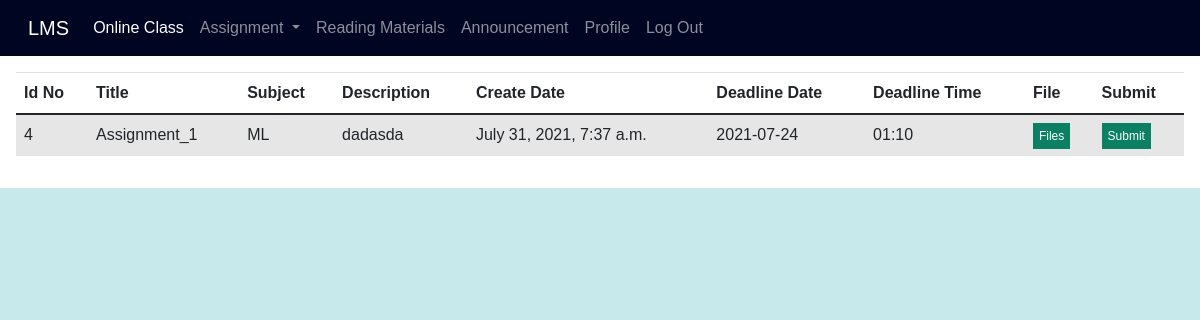
The app's page /student_view_assignment/ (signed in) with its own data.
### lms_app/models.py (models this page shows)
class Create_assignment(models.Model):
    id = models.AutoField(primary_key=True)
    admin_id = models.IntegerField(unique=False)
    title = models.CharField(max_length=100,unique=False)
    department = models.CharField(max_length=100, unique=False)
    subject = models.CharField(max_length=100, unique=False)
    despription = models.CharField(max_length=700,unique=False)
    deadline_date = models.CharField(max_length=50,unique=False)
    deadline_time = models.CharField(max_length=50,unique=False)
    uploaded_date = models.DateTimeField(auto_now_add=True, null=True)
    file = models.CharField(max_length=500,unique=False)

### lms_app/views.py (the view)
# urls.py: path("student_view_assignment/", views.student_view_assignment,name='student_view_assignment'),
def student_view_assignment(requests):
    department = requests.session['dep']
    data = Create_assignment.objects.all().filter(department=department)
    my_dic = {'records': data}
    return render(requests, 'student_view_assignment.html', context=my_dic)

### templates/student_view_assignment.html (shortened to what this page needs)
{% extends 'header.html' %}
{% block body_block %}
<div class="from_table">
    <table class="table table-striped ">
  <thead>
    <tr>
      <th scope="col">Id No</th>
      <th scope="col">Title</th>
      <th scope="col">Subject</th>
        <th scope="col">Description</th>
        <th scope="col">Create Date</th>
      <th scope="col">Deadline Date</th>
      <th scope="col">Deadline Time</th>
      <th scope="col">File</th>
       <th scope="col">Submit</th>
    </tr>
  </thead>
  <tbody>
{% if records %}
{%  for stat in records %}
    <tr>
      <td>{{stat.id}}</td>
      <td>{{stat.title}}</td>
      <td>{{stat.subject}}</td>
       <td>{{stat.despription}}</td>
      <td>{{stat.uploaded_date}}</td>
      <td>{{stat.deadline_date}}</td>
      <td>{{stat.deadline_time}}</td>
        <td><a href="{{stat.file}}" style="text-decoration: none; background: rgb(11, 129, 100); padding: 6px; color: white; font-size: 12px;">Files</a></td>
        <td><a href="{% url 'base:submit' assignment_id=stat.id teacher_id=stat.admin_id %}" style="text-decoration: none; background: rgb(11, 129, 100); padding: 6px; color: white; font-size: 12px;">Submit</a></td>
    </tr>
{% endfor %}
{%endif %}
  </tbody>
</table>
</div>
</body>
</html>
{% endblock %}

### static/css/style.css (style rules this page uses)
body { margin: 0; padding: 0; box-sizing: border-box; background: rgb(200, 233 ,236); font-family: 'Noto Sans JP', sans-serif; }
.new_feeds,th { padding: 20px; }
.from_table { padding: 1rem; overflow: auto; flex: 1 1 30rem; background-color: white; margin: auto; margin-top: 0px; }

### records on screen
Create_assignment: id "4", title "Assignment_1", subject "ML", despription "dadasda", uploaded_date "July 31, 2021, 7:37 a.m.", deadline_date "2021-07-24", deadline_time "01:10"
